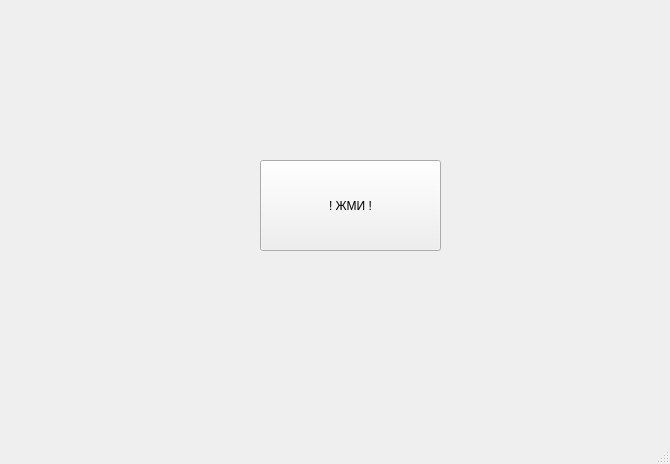
<?xml version="1.0" encoding="UTF-8"?>
<ui version="4.0">
 <class>MainWindow</class>
 <widget class="QMainWindow" name="MainWindow">
  <property name="geometry">
   <rect>
    <x>0</x>
    <y>0</y>
    <width>670</width>
    <height>464</height>
   </rect>
  </property>
  <property name="windowTitle">
   <string>MainWindow</string>
  </property>
  <widget class="QWidget" name="centralwidget">
   <widget class="QPushButton" name="pushButton">
    <property name="geometry">
     <rect>
      <x>260</x>
      <y>160</y>
      <width>181</width>
      <height>91</height>
     </rect>
    </property>
    <property name="text">
     <string>! ЖМИ !</string>
    </property>
   </widget>
  </widget>
  <widget class="QMenuBar" name="menubar">
   <property name="geometry">
    <rect>
     <x>0</x>
     <y>0</y>
     <width>670</width>
     <height>22</height>
    </rect>
   </property>
  </widget>
  <widget class="QStatusBar" name="statusbar"/>
 </widget>
 <resources/>
 <connections/>
</ui>
